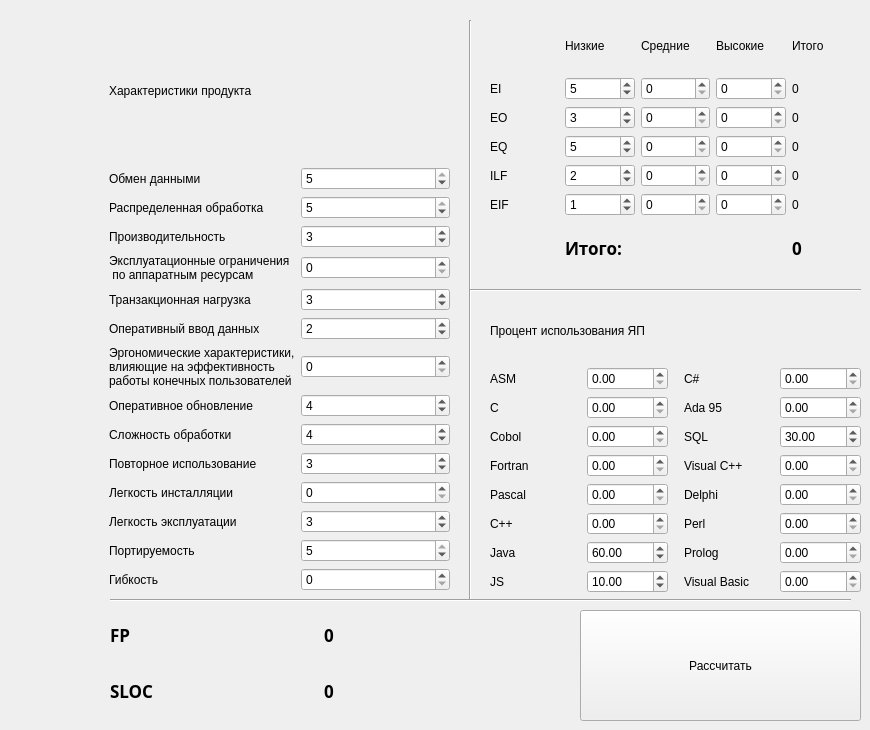
      <widget class="QWidget" name="tab_1">
       <attribute name="title">
        <string>Метод функциональных точек</string>
       </attribute>
       <widget class="QPushButton" name="calculateButton">
        <property name="geometry">
         <rect>
          <x>580</x>
          <y>610</y>
          <width>281</width>
          <height>111</height>
         </rect>
        </property>
        <property name="text">
         <string>Рассчитать</string>
        </property>
       </widget>
       <widget class="Line" name="line">
        <property name="geometry">
         <rect>
          <x>450</x>
          <y>20</y>
          <width>41</width>
          <height>581</height>
         </rect>
        </property>
        <property name="orientation">
         <enum>Qt::Vertical</enum>
        </property>
       </widget>
       <widget class="Line" name="line_2">
        <property name="geometry">
         <rect>
          <x>110</x>
          <y>590</y>
          <width>741</width>
          <height>21</height>
         </rect>
        </property>
        <property name="orientation">
         <enum>Qt::Horizontal</enum>
        </property>
       </widget>
       <widget class="Line" name="line_3">
        <property name="geometry">
         <rect>
          <x>470</x>
          <y>280</y>
          <width>391</width>
          <height>21</height>
         </rect>
        </property>
        <property name="orientation">
         <enum>Qt::Horizontal</enum>
        </property>
       </widget>
       <widget class="QWidget" name="layoutWidget">
        <property name="geometry">
         <rect>
          <x>109</x>
          <y>20</y>
          <width>341</width>
          <height>571</height>
         </rect>
        </property>
        <layout class="QGridLayout" name="gridLayout_2">
         <item row="7" column="0">
          <widget class="QLabel" name="label_7">
           <property name="text">
            <string>Эргономические характеристики, 
влияющие на эффективность
работы конечных пользователей</string>
           </property>
          </widget>
         </item>
         <item row="4" column="0">
          <widget class="QLabel" name="label_4">
           <property name="text">
            <string>Эксплуатационные ограничения
 по аппаратным ресурсам</string>
           </property>
          </widget>
         </item>
         <item row="14" column="0">
          <widget class="QLabel" name="label_14">
           <property name="text">
            <string>Гибкость</string>
           </property>
          </widget>
         </item>
         <item row="1" column="0">
          <widget class="QLabel" name="label">
           <property name="text">
            <string>Обмен данными</string>
           </property>
          </widget>
         </item>
         <item row="13" column="0">
          <widget class="QLabel" name="label_13">
           <property name="text">
            <string>Портируемость</string>
           </property>
          </widget>
         </item>
         <item row="1" column="1">
          <widget class="QSpinBox" name="spinBox_1">
           <property name="maximum">
            <number>5</number>
           </property>
           <property name="value">
            <number>5</number>
           </property>
          </widget>
         </item>
         <item row="3" column="1">
          <widget class="QSpinBox" name="spinBox_3">
           <property name="maximum">
            <number>5</number>
           </property>
           <property name="value">
            <number>3</number>
           </property>
          </widget>
         </item>
         <item row="8" column="0">
          <widget class="QLabel" name="label_8">
           <property name="text">
            <string>Оперативное обновление</string>
           </property>
          </widget>
         </item>
         <item row="14" column="1">
          <widget class="QSpinBox" name="spinBox_14">
           <property name="maximum">
            <number>5</number>
           </property>
           <property name="value">
            <number>0</number>
           </property>
          </widget>
         </item>
         <item row="11" column="1">
          <widget class="QSpinBox" name="spinBox_11">
           <property name="maximum">
            <number>5</number>
           </property>
           <property name="value">
            <number>0</number>
           </property>
          </widget>
         </item>
         <item row="10" column="1">
          <widget class="QSpinBox" name="spinBox_10">
           <property name="maximum">
            <number>5</number>
           </property>
           <property name="value">
            <number>3</number>
           </property>
          </widget>
         </item>
         <item row="7" column="1">
          <widget class="QSpinBox" name="spinBox_7">
           <property name="maximum">
            <number>5</number>
           </property>
           <property name="value">
            <number>0</number>
           </property>
          </widget>
         </item>
         <item row="11" column="0">
          <widget class="QLabel" name="label_11">
           <property name="text">
            <string>Легкость инсталляции</string>
           </property>
          </widget>
         </item>
         <item row="9" column="0">
          <widget class="QLabel" name="label_9">
           <property name="text">
            <string>Сложность обработки</string>
           </property>
          </widget>
         </item>
         <item row="10" column="0">
          <widget class="QLabel" name="label_10">
           <property name="text">
            <string>Повторное использование</string>
           </property>
          </widget>
         </item>
         <item row="13" column="1">
          <widget class="QSpinBox" name="spinBox_13">
           <property name="maximum">
            <number>5</number>
           </property>
           <property name="value">
            <number>5</number>
           </property>
          </widget>
         </item>
         <item row="3" column="0">
          <widget class="QLabel" name="label_3">
           <property name="text">
            <string>Производительность</string>
           </property>
          </widget>
         </item>
         <item row="5" column="1">
          <widget class="QSpinBox" name="spinBox_5">
           <property name="maximum">
            <number>5</number>
           </property>
           <property name="value">
            <number>3</number>
           </property>
          </widget>
         </item>
         <item row="12" column="0">
          <widget class="QLabel" name="label_12">
           <property name="text">
            <string>Легкость эксплуатации</string>
           </property>
          </widget>
         </item>
         <item row="2" column="0">
          <widget class="QLabel" name="label_2">
           <property name="text">
            <string>Распределенная обработка</string>
           </property>
          </widget>
         </item>
         <item row="9" column="1">
          <widget class="QSpinBox" name="spinBox_9">
           <property name="maximum">
            <number>5</number>
           </property>
           <property name="value">
            <number>4</number>
           </property>
          </widget>
         </item>
         <item row="5" column="0">
          <widget class="QLabel" name="label_5">
           <property name="text">
            <string>Транзакционная нагрузка</string>
           </property>
          </widget>
         </item>
         <item row="8" column="1">
          <widget class="QSpinBox" name="spinBox_8">
           <property name="maximum">
            <number>5</number>
           </property>
           <property name="value">
            <number>4</number>
           </property>
          </widget>
         </item>
         <item row="6" column="1">
          <widget class="QSpinBox" name="spinBox_6">
           <property name="maximum">
            <number>5</number>
           </property>
           <property name="value">
            <number>2</number>
           </property>
          </widget>
         </item>
         <item row="4" column="1">
          <widget class="QSpinBox" name="spinBox_4">
           <property name="maximum">
            <number>5</number>
           </property>
           <property name="value">
            <number>0</number>
           </property>
          </widget>
         </item>
         <item row="12" column="1">
          <widget class="QSpinBox" name="spinBox_12">
           <property name="maximum">
            <number>5</number>
           </property>
           <property name="value">
            <number>3</number>
           </property>
          </widget>
         </item>
         <item row="2" column="1">
          <widget class="QSpinBox" name="spinBox_2">
           <property name="maximum">
            <number>5</number>
           </property>
           <property name="value">
            <number>5</number>
           </property>
          </widget>
         </item>
         <item row="6" column="0">
          <widget class="QLabel" name="label_6">
           <property name="text">
            <string>Оперативный ввод данных</string>
           </property>
          </widget>
         </item>
         <item row="0" column="0" colspan="2">
          <widget class="QLabel" name="label_64">
           <property name="text">
            <string>Характеристики продукта</string>
           </property>
          </widget>
         </item>
        </layout>
       </widget>
       <widget class="QWidget" name="layoutWidget">
        <property name="geometry">
         <rect>
          <x>490</x>
          <y>20</y>
          <width>371</width>
          <height>253</height>
         </rect>
        </property>
        <layout class="QGridLayout" name="gridLayout_6">
         <item row="0" column="3">
          <widget class="QLabel" name="label_50">
           <property name="text">
            <string>Высокие</string>
           </property>
          </widget>
         </item>
         <item row="5" column="4">
          <widget class="QLabel" name="EIFLabel">
           <property name="text">
            <string>0</string>
           </property>
          </widget>
         </item>
         <item row="0" column="1">
          <widget class="QLabel" name="label_27">
           <property name="text">
            <string>Низкие</string>
           </property>
          </widget>
         </item>
         <item row="4" column="1">
          <widget class="QSpinBox" name="ILFLowEdit">
           <property name="value">
            <number>2</number>
           </property>
          </widget>
         </item>
         <item row="1" column="4">
          <widget class="QLabel" name="EILabel">
           <property name="text">
            <string>0</string>
           </property>
          </widget>
         </item>
         <item row="3" column="0">
          <widget class="QLabel" name="label_17">
           <property name="toolTip">
            <string>Внешние запросы</string>
           </property>
           <property name="text">
            <string>EQ</string>
           </property>
          </widget>
         </item>
         <item row="6" column="4">
          <widget class="QLabel" name="ResLabel">
           <property name="font">
            <font>
             <family>HelveticaNeueCyr</family>
             <pointsize>13</pointsize>
             <weight>75</weight>
             <bold>true</bold>
            </font>
           </property>
           <property name="text">
            <string>0</string>
           </property>
          </widget>
         </item>
         <item row="3" column="4">
          <widget class="QLabel" name="EQLabel">
           <property name="text">
            <string>0</string>
           </property>
          </widget>
         </item>
         <item row="6" column="1" colspan="2">
          <widget class="QLabel" name="label_26">
           <property name="font">
            <font>
             <family>HelveticaNeueCyr</family>
             <pointsize>13</pointsize>
             <weight>75</weight>
             <bold>true</bold>
            </font>
           </property>
           <property name="text">
            <string>Итого:</string>
           </property>
          </widget>
         </item>
         <item row="1" column="0">
          <widget class="QLabel" name="label_15">
           <property name="toolTip">
            <string>Внешние вводы</string>
           </property>
           <property name="text">
            <string>EI</string>
           </property>
          </widget>
         </item>
         <item row="0" column="2">
          <widget class="QLabel" name="label_28">
           <property name="text">
            <string>Средние</string>
           </property>
          </widget>
         </item>
         <item row="0" column="4">
          <widget class="QLabel" name="label_29">
           <property name="text">
            <string>Итого</string>
           </property>
          </widget>
         </item>
         <item row="4" column="0">
          <widget class="QLabel" name="label_18">
           <property name="toolTip">
            <string>Внутренние логические файлы</string>
           </property>
           <property name="text">
            <string>ILF</string>
           </property>
          </widget>
         </item>
         <item row="1" column="1">
          <widget class="QSpinBox" name="EILowEdit">
           <property name="value">
            <number>5</number>
           </property>
          </widget>
         </item>
         <item row="2" column="0">
          <widget class="QLabel" name="label_16">
           <property name="toolTip">
            <string>Внешние выводы</string>
           </property>
           <property name="text">
            <string>EO</string>
           </property>
          </widget>
         </item>
         <item row="2" column="4">
          <widget class="QLabel" name="EOLabel">
           <property name="text">
            <string>0</string>
           </property>
          </widget>
         </item>
         <item row="3" column="1">
          <widget class="QSpinBox" name="EQLowEdit">
           <property name="value">
            <number>5</number>
           </property>
          </widget>
         </item>
         <item row="5" column="1">
          <widget class="QSpinBox" name="EIFLowEdit">
           <property name="value">
            <number>1</number>
           </property>
          </widget>
         </item>
         <item row="4" column="4">
          <widget class="QLabel" name="ILFLabel">
           <property name="text">
            <string>0</string>
           </property>
          </widget>
         </item>
         <item row="5" column="0">
          <widget class="QLabel" name="label_19">
           <property name="toolTip">
            <string>Внешние интерфейсные файлы</string>
           </property>
           <property name="text">
            <string>EIF</string>
           </property>
          </widget>
         </item>
         <item row="2" column="1">
          <widget class="QSpinBox" name="EOLowEdit">
           <property name="value">
            <number>3</number>
           </property>
          </widget>
         </item>
         <item row="1" column="2">
          <widget class="QSpinBox" name="EIMidEdit">
           <property name="value">
            <number>0</number>
           </property>
          </widget>
         </item>
         <item row="2" column="2">
          <widget class="QSpinBox" name="EOMidEdit">
           <property name="value">
            <number>0</number>
           </property>
          </widget>
         </item>
         <item row="3" column="2">
          <widget class="QSpinBox" name="EQMidEdit">
           <property name="value">
            <number>0</number>
           </property>
          </widget>
         </item>
         <item row="4" column="2">
          <widget class="QSpinBox" name="ILFMidEdit">
           <property name="value">
            <number>0</number>
           </property>
          </widget>
         </item>
         <item row="5" column="2">
          <widget class="QSpinBox" name="EIFMidEdit">
           <property name="value">
            <number>0</number>
           </property>
          </widget>
         </item>
         <item row="1" column="3">
          <widget class="QSpinBox" name="EIHighEdit">
           <property name="value">
            <number>0</number>
           </property>
          </widget>
         </item>
         <item row="2" column="3">
          <widget class="QSpinBox" name="EOHighEdit">
           <property name="value">
            <number>0</number>
           </property>
          </widget>
         </item>
         <item row="3" column="3">
          <widget class="QSpinBox" name="EQHighEdit">
           <property name="value">
            <number>0</number>
           </property>
          </widget>
         </item>
         <item row="4" column="3">
          <widget class="QSpinBox" name="ILFHighEdit">
           <property name="value">
            <number>0</number>
           </property>
          </widget>
         </item>
         <item row="5" column="3">
          <widget class="QSpinBox" name="EIFHighEdit">
           <property name="value">
            <number>0</number>
           </property>
          </widget>
         </item>
        </layout>
       </widget>
       <widget class="QWidget" name="layoutWidget">
        <property name="geometry">
         <rect>
          <x>110</x>
          <y>610</y>
          <width>421</width>
          <height>106</height>
         </rect>
        </property>
        <layout class="QGridLayout" name="gridLayout_5">
         <item row="0" column="1">
          <widget class="QLabel" name="FPLabel">
           <property name="font">
            <font>
             <family>HelveticaNeueCyr</family>
             <pointsize>13</pointsize>
             <weight>75</weight>
             <bold>true</bold>
            </font>
           </property>
           <property name="text">
            <string>0</string>
           </property>
          </widget>
         </item>
         <item row="1" column="1">
          <widget class="QLabel" name="LOCLabel">
           <property name="font">
            <font>
             <family>HelveticaNeueCyr</family>
             <pointsize>13</pointsize>
             <weight>75</weight>
             <bold>true</bold>
            </font>
           </property>
           <property name="text">
            <string>0</string>
           </property>
          </widget>
         </item>
         <item row="0" column="0">
          <widget class="QLabel" name="label_46">
           <property name="font">
            <font>
             <family>HelveticaNeueCyr</family>
             <pointsize>13</pointsize>
             <weight>75</weight>
             <bold>true</bold>
            </font>
           </property>
           <property name="toolTip">
            <string>Скорректированное оличество функциональных точек</string>
           </property>
           <property name="text">
            <string>FP</string>
           </property>
          </widget>
         </item>
         <item row="1" column="0">
          <widget class="QLabel" name="label_47">
           <property name="font">
            <font>
             <family>HelveticaNeueCyr</family>
             <pointsize>13</pointsize>
             <weight>75</weight>
             <bold>true</bold>
            </font>
           </property>
           <property name="toolTip">
            <string>Количество строк исходного кода</string>
           </property>
           <property name="text">
            <string>SLOC</string>
           </property>
          </widget>
         </item>
        </layout>
       </widget>
       <widget class="QWidget" name="layoutWidget">
        <property name="geometry">
         <rect>
          <x>490</x>
          <y>300</y>
          <width>371</width>
          <height>293</height>
         </rect>
        </property>
        <layout class="QGridLayout" name="gridLayout_7">
         <property name="horizontalSpacing">
          <number>16</number>
         </property>
         <item row="7" column="1">
          <widget class="QDoubleSpinBox" name="JavaEdit">
           <property name="maximum">
            <double>100.000000000000000</double>
           </property>
           <property name="value">
            <double>60.000000000000000</double>
           </property>
          </widget>
         </item>
         <item row="5" column="2">
          <widget class="QLabel" name="label_40">
           <property name="text">
            <string>Delphi</string>
           </property>
          </widget>
         </item>
         <item row="4" column="1">
          <widget class="QDoubleSpinBox" name="FortranEdit">
           <property name="maximum">
            <double>100.000000000000000</double>
           </property>
          </widget>
         </item>
         <item row="2" column="3">
          <widget class="QDoubleSpinBox" name="AdaEdit">
           <property name="maximum">
            <double>100.000000000000000</double>
           </property>
          </widget>
         </item>
         <item row="5" column="0">
          <widget class="QLabel" name="label_35">
           <property name="text">
            <string>Pascal</string>
           </property>
          </widget>
         </item>
         <item row="3" column="2">
          <widget class="QLabel" name="label_42">
           <property name="text">
            <string>SQL</string>
           </property>
          </widget>
         </item>
         <item row="4" column="2">
          <widget class="QLabel" name="label_41">
           <property name="text">
            <string>Visual C++</string>
           </property>
          </widget>
         </item>
         <item row="2" column="2">
          <widget class="QLabel" name="label_43">
           <property name="text">
            <string>Ada 95</string>
           </property>
          </widget>
         </item>
         <item row="3" column="1">
          <widget class="QDoubleSpinBox" name="CobolEdit">
           <property name="maximum">
            <double>100.000000000000000</double>
           </property>
          </widget>
         </item>
         <item row="2" column="0">
          <widget class="QLabel" name="label_32">
           <property name="text">
            <string>C</string>
           </property>
          </widget>
         </item>
         <item row="6" column="0">
          <widget class="QLabel" name="label_36">
           <property name="text">
            <string>C++</string>
           </property>
          </widget>
         </item>
         <item row="1" column="1">
          <widget class="QDoubleSpinBox" name="ASMEdit">
           <property name="maximum">
            <double>100.000000000000000</double>
           </property>
          </widget>
         </item>
         <item row="3" column="0">
          <widget class="QLabel" name="label_33">
           <property name="text">
            <string>Cobol</string>
           </property>
          </widget>
         </item>
         <item row="5" column="3">
          <widget class="QDoubleSpinBox" name="DelphiEdit">
           <property name="maximum">
            <double>100.000000000000000</double>
           </property>
          </widget>
         </item>
         <item row="7" column="0">
          <widget class="QLabel" name="label_37">
           <property name="text">
            <string>Java</string>
           </property>
          </widget>
         </item>
         <item row="0" column="0" colspan="4">
          <widget class="QLabel" name="label_30">
           <property name="text">
            <string>Процент использования ЯП</string>
           </property>
          </widget>
         </item>
         <item row="1" column="3">
          <widget class="QDoubleSpinBox" name="CSharpEdit">
           <property name="maximum">
            <double>100.000000000000000</double>
           </property>
           <property name="value">
            <double>0.000000000000000</double>
           </property>
          </widget>
         </item>
         <item row="3" column="3">
          <widget class="QDoubleSpinBox" name="SQLEdit">
           <property name="maximum">
            <double>100.000000000000000</double>
           </property>
           <property name="value">
            <double>30.000000000000000</double>
           </property>
          </widget>
         </item>
         <item row="2" column="1">
          <widget class="QDoubleSpinBox" name="CEdit">
           <property name="maximum">
            <double>100.000000000000000</double>
           </property>
           <property name="value">
            <double>0.000000000000000</double>
           </property>
          </widget>
         </item>
         <item row="4" column="3">
          <widget class="QDoubleSpinBox" name="VCPPEdit">
           <property name="maximum">
            <double>100.000000000000000</double>
           </property>
          </widget>
         </item>
         <item row="5" column="1">
          <widget class="QDoubleSpinBox" name="PascalEdit">
           <property name="maximum">
            <double>100.000000000000000</double>
           </property>
          </widget>
         </item>
         <item row="1" column="2">
          <widget class="QLabel" name="label_70">
           <property name="text">
            <string>C#</string>
           </property>
          </widget>
         </item>
         <item row="1" column="0">
          <widget class="QLabel" name="label_31">
           <property name="text">
            <string>ASM</string>
           </property>
          </widget>
         </item>
         <item row="6" column="1">
          <widget class="QDoubleSpinBox" name="CPPEdit">
           <property name="maximum">
            <double>100.000000000000000</double>
           </property>
          </widget>
         </item>
         <item row="7" column="3">
          <widget class="QDoubleSpinBox" name="PrologEdit">
           <property name="maximum">
            <double>100.000000000000000</double>
           </property>
          </widget>
         </item>
         <item row="6" column="3">
          <widget class="QDoubleSpinBox" name="PerlEdit">
           <property name="maximum">
            <double>100.000000000000000</double>
           </property>
          </widget>
         </item>
         <item row="7" column="2">
          <widget class="QLabel" name="label_38">
           <property name="text">
            <string>Prolog</string>
           </property>
          </widget>
         </item>
         <item row="4" column="0">
          <widget class="QLabel" name="label_34">
           <property name="text">
            <string>Fortran</string>
           </property>
          </widget>
         </item>
         <item row="6" column="2">
          <widget class="QLabel" name="label_39">
           <property name="text">
            <string>Perl</string>
           </property>
          </widget>
         </item>
         <item row="8" column="0">
          <widget class="QLabel" name="label_48">
           <property name="text">
            <string>JS</string>
           </property>
          </widget>
         </item>
         <item row="8" column="2">
          <widget class="QLabel" name="label_49">
           <property name="text">
            <string>Visual Basic</string>
           </property>
          </widget>
         </item>
         <item row="8" column="1">
          <widget class="QDoubleSpinBox" name="JSEdit">
           <property name="maximum">
            <double>100.000000000000000</double>
           </property>
           <property name="value">
            <double>10.000000000000000</double>
           </property>
          </widget>
         </item>
         <item row="8" column="3">
          <widget class="QDoubleSpinBox" name="BasicEdit">
           <property name="maximum">
            <double>100.000000000000000</double>
           </property>
           <property name="value">
            <double>0.000000000000000</double>
           </property>
          </widget>
         </item>
        </layout>
       </widget>
      </widget>
